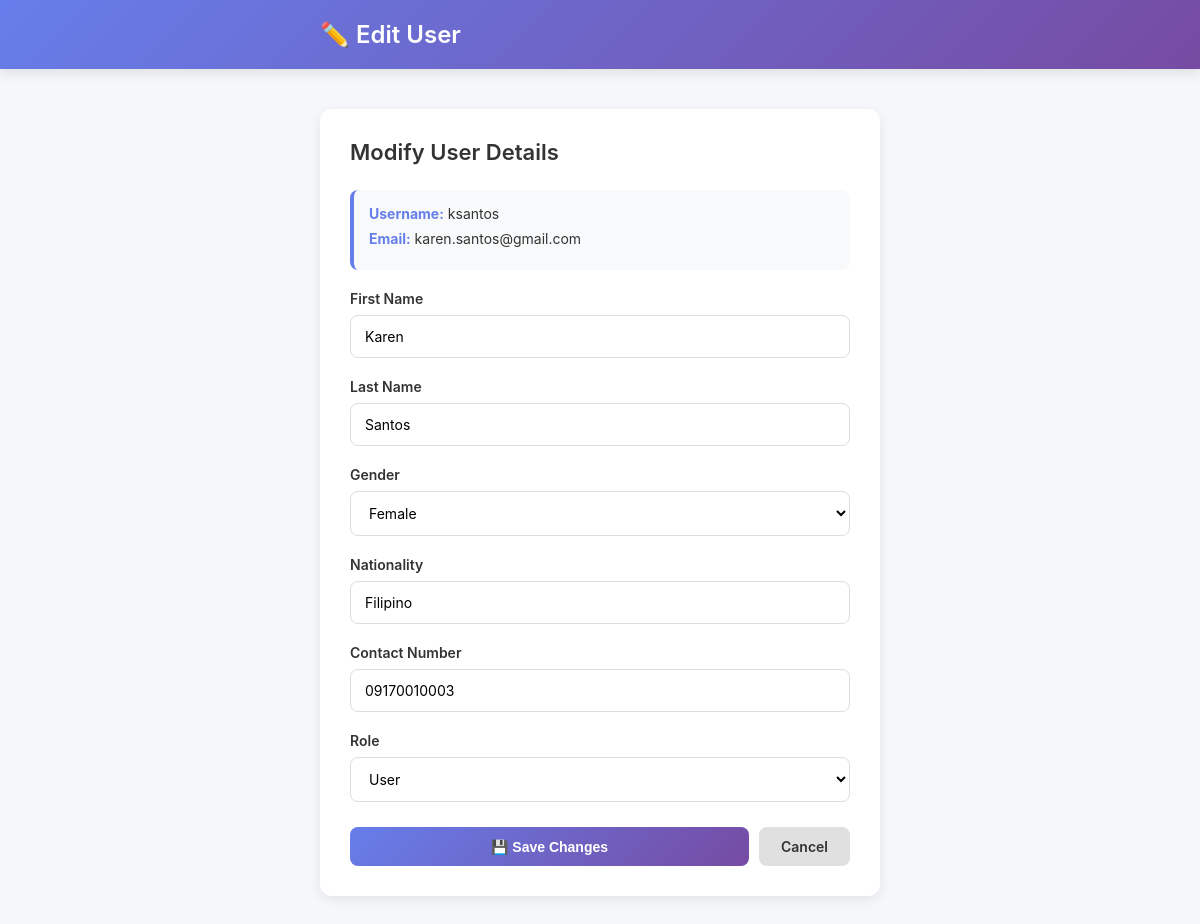
Screenshot of /admin_users_edit.php?id=6 (signed in) with the database file from the repository.
### tables this page shows
CREATE TABLE `users` (
  `id` int(11) NOT NULL,
  `username` varchar(50) NOT NULL,
  `email` varchar(120) NOT NULL,
  `password_hash` varchar(255) NOT NULL,
  `role` enum('admin','user') NOT NULL DEFAULT 'user',
  `firstname` varchar(60) NOT NULL,
  `lastname` varchar(60) NOT NULL,
  `gender` enum('male','female','other') DEFAULT 'other',
  `nationality` varchar(80) DEFAULT NULL,
  `contact_number` varchar(30) DEFAULT NULL,
  `created_at` timestamp NOT NULL DEFAULT current_timestamp()
);

### public/admin_users_edit.php (the view, shortened to what this page needs)
<?php
require "../components/pdo.php";
$id = $_GET["id"] ?? null;
$stmt = $pdo->prepare("SELECT * FROM users WHERE id=?");
$stmt->execute([$id]);
$user = $stmt->fetch();
?>
<!DOCTYPE html>
<html lang="en">
<head>
</head>
<body>
    <header>
        <div class="header-content">
            <div class="header-title">✏️ Edit User</div>
        </div>
    </header>
    <div class="container">
        <div class="card">
            <h1 class="card-title">Modify User Details</h1>
            <div class="user-info">
                <p><strong>Username:</strong> <?= htmlspecialchars($user["username"]) ?></p>
                <p><strong>Email:</strong> <?= htmlspecialchars($user["email"]) ?></p>
            </div>
            <form method="POST">
                <div class="form-group">
                    <label for="firstname">First Name</label>
                    <input
                        id="firstname"
                        type="text"
                        name="firstname"
                        value="<?= htmlspecialchars($user["firstname"]) ?>"
                        required
                    >
                </div>
                <div class="form-group">
                    <label for="lastname">Last Name</label>
                    <input
                        id="lastname"
                        type="text"
                        name="lastname"
                        value="<?= htmlspecialchars($user["lastname"]) ?>"
                        required
                    >
                </div>
                <div class="form-group">
                    <label for="gender">Gender</label>
                    <select id="gender" name="gender">
                        <option value="female" <?= $user["gender"] == "female" ? "selected" : "" ?>>Female</option>
                    </select>
                </div>
                <div class="form-group">
                    <label for="nationality">Nationality</label>
                    <input
                        id="nationality"
                        type="text"
                        name="nationality"
                        value="<?= htmlspecialchars($user["nationality"] ?? '') ?>"
                        placeholder="Enter nationality"
                    >
                </div>
                <div class="form-group">
                    <label for="contact_number">Contact Number</label>
                    <input
                        id="contact_number"
                        type="tel"
                        name="contact_number"
                        value="<?= htmlspecialchars($user["contact_number"] ?? '') ?>"
                        placeholder="Enter contact number"
                    >
                </div>
                <div class="form-group">
                    <label for="role">Role</label>
                    <select id="role" name="role" required>
                        <option value="user" <?= $user["role"] == "user" ? "selected" : "" ?>>User</option>
                    </select>
                </div>
                <div class="button-group">
                    <button type="submit" class="btn btn-primary" onclick="return confirmEdit()">💾 Save Changes</button>
                    <a href="admin_users.php" class="btn btn-secondary">Cancel</a>
                </div>
            </form>
        </div>
    </div>
</body>
</html>

### public/admin_users_edit.php (style rules this page uses)
* { margin: 0; padding: 0; box-sizing: border-box; }
body { font-family: -apple-system, BlinkMacSystemFont, 'Segoe UI', 'Helvetica Neue', sans-serif; background-color: #f5f7fa; color: #333; }
header { background: linear-gradient(135deg, #667eea 0%, #764ba2 100%); color: white; padding: 20px 0; box-shadow: 0 4px 12px rgba(0, 0, 0, 0.1); position: sticky; top: 0; z-index: 100; }
.header-content { max-width: 600px; margin: 0 auto; padding: 0 20px; display: flex; justify-content: space-between; align-items: center; }
.header-title { font-size: 24px; font-weight: 600; }
.container { max-width: 600px; margin: 0 auto; padding: 40px 20px; }
.card { background: white; border-radius: 12px; padding: 30px; box-shadow: 0 4px 12px rgba(0, 0, 0, 0.08); }
.card-title { font-size: 22px; font-weight: 600; margin-bottom: 25px; color: #333; }
.form-group { margin-bottom: 20px; }
.form-group label { display: block; margin-bottom: 8px; font-size: 14px; color: #333; font-weight: 600; }
.form-group input, .form-group select { width: 100%; padding: 12px 14px; border: 1.5px solid #ddd; border-radius: 8px; font-size: 14px; transition: all 0.3s ease; font-family: inherit; background-color: white; cursor: pointer; }
.button-group { display: flex; gap: 10px; margin-top: 25px; }
.btn { padding: 11px 22px; border: none; border-radius: 8px; font-size: 14px; font-weight: 600; cursor: pointer; transition: all 0.3s ease; text-decoration: none; display: inline-block; }
.btn-primary { background: linear-gradient(135deg, #667eea 0%, #764ba2 100%); color: white; flex: 1; }
.btn-secondary { background-color: #e0e0e0; color: #333; }
.user-info { background-color: #f8f9fa; padding: 15px; border-radius: 8px; margin-bottom: 20px; border-left: 4px solid #667eea; }
.user-info p { margin-bottom: 8px; font-size: 14px; }
.user-info strong { color: #667eea; }

### rows the page displays
users: username "ksantos", email "karen.santos@gmail.com", firstname "Karen", lastname "Santos", gender "Female", nationality "Filipino", contact_number "09170010003", role "User"
